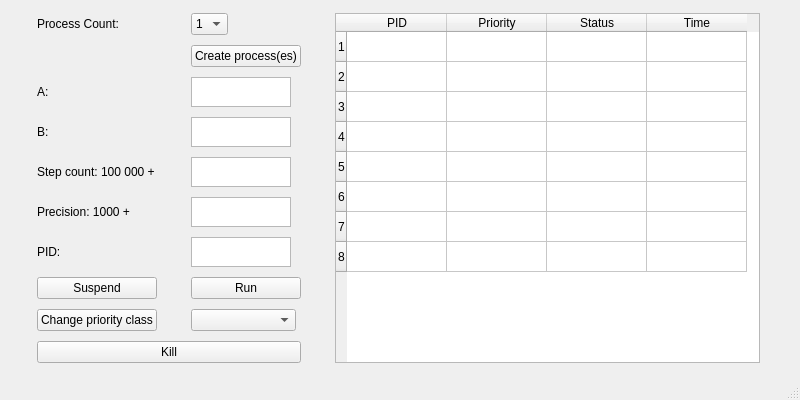
<?xml version="1.0" encoding="UTF-8"?>
<ui version="4.0">
 <class>MainWindow</class>
 <widget class="QMainWindow" name="MainWindow">
  <property name="geometry">
   <rect>
    <x>0</x>
    <y>0</y>
    <width>800</width>
    <height>400</height>
   </rect>
  </property>
  <property name="sizePolicy">
   <sizepolicy hsizetype="Preferred" vsizetype="Fixed">
    <horstretch>0</horstretch>
    <verstretch>0</verstretch>
   </sizepolicy>
  </property>
  <property name="minimumSize">
   <size>
    <width>800</width>
    <height>400</height>
   </size>
  </property>
  <property name="maximumSize">
   <size>
    <width>16777215</width>
    <height>511</height>
   </size>
  </property>
  <property name="windowTitle">
   <string>MainWindow</string>
  </property>
  <widget class="QWidget" name="centralwidget">
   <layout class="QGridLayout" name="gridLayout">
    <item row="4" column="2">
     <widget class="QTextEdit" name="txtStep">
      <property name="sizePolicy">
       <sizepolicy hsizetype="Maximum" vsizetype="Maximum">
        <horstretch>0</horstretch>
        <verstretch>0</verstretch>
       </sizepolicy>
      </property>
      <property name="maximumSize">
       <size>
        <width>100</width>
        <height>30</height>
       </size>
      </property>
     </widget>
    </item>
    <item row="8" column="1">
     <widget class="QPushButton" name="btnChangePriority">
      <property name="sizePolicy">
       <sizepolicy hsizetype="Maximum" vsizetype="Maximum">
        <horstretch>0</horstretch>
        <verstretch>0</verstretch>
       </sizepolicy>
      </property>
      <property name="text">
       <string>Change priority class</string>
      </property>
     </widget>
    </item>
    <item row="3" column="1">
     <widget class="QLabel" name="label_2">
      <property name="sizePolicy">
       <sizepolicy hsizetype="Minimum" vsizetype="Maximum">
        <horstretch>0</horstretch>
        <verstretch>0</verstretch>
       </sizepolicy>
      </property>
      <property name="text">
       <string>B:</string>
      </property>
     </widget>
    </item>
    <item row="7" column="1">
     <widget class="QPushButton" name="btnSuspend">
      <property name="sizePolicy">
       <sizepolicy hsizetype="Minimum" vsizetype="Maximum">
        <horstretch>0</horstretch>
        <verstretch>0</verstretch>
       </sizepolicy>
      </property>
      <property name="text">
       <string>Suspend</string>
      </property>
     </widget>
    </item>
    <item row="0" column="7" rowspan="10">
     <widget class="QTableWidget" name="table">
      <property name="sizePolicy">
       <sizepolicy hsizetype="Minimum" vsizetype="Expanding">
        <horstretch>0</horstretch>
        <verstretch>0</verstretch>
       </sizepolicy>
      </property>
      <property name="maximumSize">
       <size>
        <width>425</width>
        <height>425</height>
       </size>
      </property>
      <row>
       <property name="text">
        <string>1</string>
       </property>
      </row>
      <row>
       <property name="text">
        <string>2</string>
       </property>
      </row>
      <row>
       <property name="text">
        <string>3</string>
       </property>
      </row>
      <row>
       <property name="text">
        <string>4</string>
       </property>
      </row>
      <row>
       <property name="text">
        <string>5</string>
       </property>
      </row>
      <row>
       <property name="text">
        <string>6</string>
       </property>
      </row>
      <row>
       <property name="text">
        <string>7</string>
       </property>
      </row>
      <row>
       <property name="text">
        <string>8</string>
       </property>
      </row>
      <column>
       <property name="text">
        <string>PID</string>
       </property>
      </column>
      <column>
       <property name="text">
        <string>Priority</string>
       </property>
      </column>
      <column>
       <property name="text">
        <string>Status</string>
       </property>
      </column>
      <column>
       <property name="text">
        <string>Time</string>
       </property>
      </column>
      <item row="2" column="1">
       <property name="text">
        <string/>
       </property>
      </item>
      <item row="4" column="2">
       <property name="text">
        <string/>
       </property>
      </item>
      <item row="6" column="0">
       <property name="text">
        <string/>
       </property>
      </item>
     </widget>
    </item>
    <item row="9" column="1" colspan="2">
     <widget class="QPushButton" name="btnKill">
      <property name="sizePolicy">
       <sizepolicy hsizetype="Minimum" vsizetype="Maximum">
        <horstretch>0</horstretch>
        <verstretch>0</verstretch>
       </sizepolicy>
      </property>
      <property name="text">
       <string>Kill</string>
      </property>
     </widget>
    </item>
    <item row="4" column="1">
     <widget class="QLabel" name="label_4">
      <property name="sizePolicy">
       <sizepolicy hsizetype="Minimum" vsizetype="Maximum">
        <horstretch>0</horstretch>
        <verstretch>0</verstretch>
       </sizepolicy>
      </property>
      <property name="text">
       <string>Step count: 100 000 +</string>
      </property>
     </widget>
    </item>
    <item row="7" column="2">
     <widget class="QPushButton" name="btnRun">
      <property name="sizePolicy">
       <sizepolicy hsizetype="Maximum" vsizetype="Maximum">
        <horstretch>0</horstretch>
        <verstretch>0</verstretch>
       </sizepolicy>
      </property>
      <property name="maximumSize">
       <size>
        <width>999999</width>
        <height>16777215</height>
       </size>
      </property>
      <property name="text">
       <string>Run</string>
      </property>
     </widget>
    </item>
    <item row="5" column="2">
     <widget class="QTextEdit" name="txtIterCount">
      <property name="sizePolicy">
       <sizepolicy hsizetype="Maximum" vsizetype="Maximum">
        <horstretch>0</horstretch>
        <verstretch>0</verstretch>
       </sizepolicy>
      </property>
      <property name="maximumSize">
       <size>
        <width>100</width>
        <height>30</height>
       </size>
      </property>
     </widget>
    </item>
    <item row="2" column="1">
     <widget class="QLabel" name="label">
      <property name="sizePolicy">
       <sizepolicy hsizetype="Minimum" vsizetype="Maximum">
        <horstretch>0</horstretch>
        <verstretch>0</verstretch>
       </sizepolicy>
      </property>
      <property name="text">
       <string>A:</string>
      </property>
     </widget>
    </item>
    <item row="8" column="2">
     <widget class="QComboBox" name="cbPriorityClass">
      <property name="sizePolicy">
       <sizepolicy hsizetype="Maximum" vsizetype="Maximum">
        <horstretch>0</horstretch>
        <verstretch>0</verstretch>
       </sizepolicy>
      </property>
      <item>
       <property name="text">
        <string/>
       </property>
      </item>
      <item>
       <property name="text">
        <string>Above normal</string>
       </property>
      </item>
      <item>
       <property name="text">
        <string>Below normal</string>
       </property>
      </item>
      <item>
       <property name="text">
        <string>High</string>
       </property>
      </item>
      <item>
       <property name="text">
        <string>Idle</string>
       </property>
      </item>
      <item>
       <property name="text">
        <string>Normal</string>
       </property>
      </item>
      <item>
       <property name="text">
        <string>Realtime</string>
       </property>
      </item>
     </widget>
    </item>
    <item row="1" column="2">
     <widget class="QPushButton" name="btnCreateProcess">
      <property name="sizePolicy">
       <sizepolicy hsizetype="Maximum" vsizetype="Maximum">
        <horstretch>0</horstretch>
        <verstretch>0</verstretch>
       </sizepolicy>
      </property>
      <property name="text">
       <string>Create process(es)</string>
      </property>
     </widget>
    </item>
    <item row="0" column="1">
     <widget class="QLabel" name="label_3">
      <property name="sizePolicy">
       <sizepolicy hsizetype="Minimum" vsizetype="Maximum">
        <horstretch>0</horstretch>
        <verstretch>0</verstretch>
       </sizepolicy>
      </property>
      <property name="text">
       <string>Process Count:</string>
      </property>
     </widget>
    </item>
    <item row="3" column="2">
     <widget class="QTextEdit" name="txtB">
      <property name="sizePolicy">
       <sizepolicy hsizetype="Maximum" vsizetype="Maximum">
        <horstretch>0</horstretch>
        <verstretch>0</verstretch>
       </sizepolicy>
      </property>
      <property name="maximumSize">
       <size>
        <width>100</width>
        <height>30</height>
       </size>
      </property>
     </widget>
    </item>
    <item row="0" column="2">
     <widget class="QComboBox" name="cbProcessCount">
      <property name="sizePolicy">
       <sizepolicy hsizetype="Maximum" vsizetype="Maximum">
        <horstretch>0</horstretch>
        <verstretch>0</verstretch>
       </sizepolicy>
      </property>
      <item>
       <property name="text">
        <string>1</string>
       </property>
      </item>
      <item>
       <property name="text">
        <string>2</string>
       </property>
      </item>
      <item>
       <property name="text">
        <string>4</string>
       </property>
      </item>
      <item>
       <property name="text">
        <string>8</string>
       </property>
      </item>
     </widget>
    </item>
    <item row="5" column="1">
     <widget class="QLabel" name="label_5">
      <property name="sizePolicy">
       <sizepolicy hsizetype="Minimum" vsizetype="Maximum">
        <horstretch>0</horstretch>
        <verstretch>0</verstretch>
       </sizepolicy>
      </property>
      <property name="text">
       <string>Precision: 1000 +</string>
      </property>
     </widget>
    </item>
    <item row="2" column="2">
     <widget class="QTextEdit" name="txtA">
      <property name="sizePolicy">
       <sizepolicy hsizetype="Maximum" vsizetype="Maximum">
        <horstretch>0</horstretch>
        <verstretch>0</verstretch>
       </sizepolicy>
      </property>
      <property name="maximumSize">
       <size>
        <width>100</width>
        <height>30</height>
       </size>
      </property>
     </widget>
    </item>
    <item row="6" column="2">
     <widget class="QTextEdit" name="txtPID">
      <property name="sizePolicy">
       <sizepolicy hsizetype="Maximum" vsizetype="Expanding">
        <horstretch>0</horstretch>
        <verstretch>0</verstretch>
       </sizepolicy>
      </property>
      <property name="maximumSize">
       <size>
        <width>100</width>
        <height>30</height>
       </size>
      </property>
     </widget>
    </item>
    <item row="6" column="1">
     <widget class="QLabel" name="label_6">
      <property name="text">
       <string>PID:</string>
      </property>
     </widget>
    </item>
   </layout>
  </widget>
  <widget class="QMenuBar" name="menubar">
   <property name="geometry">
    <rect>
     <x>0</x>
     <y>0</y>
     <width>800</width>
     <height>22</height>
    </rect>
   </property>
  </widget>
  <widget class="QStatusBar" name="statusbar"/>
 </widget>
 <resources/>
 <connections/>
</ui>
